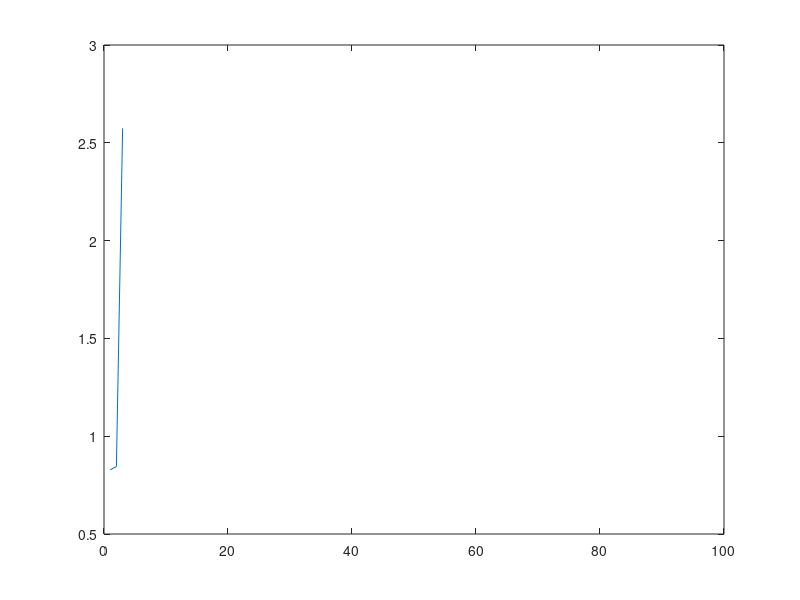

Write the MATLAB code that produced this figure.
clear;
hidden_neurons = 3;
epochs = 100;
N = 10;
% train_inp = [1 1; 1 0; 0 1; 0 0;.1 .9; 0 .1; 1.1 .3;.9 .1];
% train_out = [1; 1; 0; 0;0;0;1;1];
offset = 10; % offset for second class
i_p_train = [randn(2,N) randn(2,N)+offset]'; % inputs
train_out = [zeros(1,N) ones(1,N)]';         % outputs
mu_inp = mean(i_p_train);
sigma_inp = std(i_p_train);
i_p_train = (i_p_train(:,:) - mu_inp(:,1)) / sigma_inp(:,1);
mu_out = mean(train_out);
sigma_out = std(train_out);
train_out = (train_out(:,:) - mu_out(:,1)) / sigma_out(:,1);
n = size(i_p_train,1);
bias = ones(n,1);
i_p_train = [i_p_train bias];
train_out=[];
for i=1:2*N
    train_out=[train_out;[1 0 1]*i_p_train(i,:)'];
end

mu_inp = mean(i_p_train);
sigma_inp = std(i_p_train);
train_inp = (i_p_train(:,:) - mu_inp(:,1)) / sigma_inp(:,1);
mu_out = mean(train_out);
sigma_out = std(train_out);
train_out = (train_out(:,:) - mu_out(:,1)) / sigma_out(:,1);
inputs = size(i_p_train,2);

weight_input_hidden = (randn(inputs,hidden_neurons) - 0.5)/10;
weight_hidden_output = (randn(1,hidden_neurons) - 0.5)/10;
for iter = 1:epochs
   
    a = 1;
    b = a / 10;
    %loop through the patterns, selecting randomly
    for j = 1:n
        p = round((rand * n) + 0.5);
        if p > n
            p = n;
        elseif p < 1
            p = 1;    
        end
        this_pat = i_p_train(p,:);
        act = train_out(p,1);
        hval = ((this_pat*weight_input_hidden))';
        prediction = hval'*weight_hidden_output';
        error = prediction - act;
        delta = error.*b .*hval;
        weight_hidden_output = weight_hidden_output - delta';

        % adjust the weights input - hidden
        delta_IH= a.*error.*weight_hidden_output'.*(1-(hval.^2))*this_pat;
        weight_input_hidden = weight_input_hidden - delta_IH';
        
    end
    prediction = weight_hidden_output*(train_inp*weight_input_hidden)';
    error = prediction' - train_out;
    err(iter) =  (sum(error.^2))^0.5;
    
    figure(1);
    plot(err)
end
%  Information plane calculation
H_Y=.5*log(2*pi*2.71828)+.5*log(det([1; 0 ;1]*[1; 0 ;1]'+eye(3)));
W=(weight_hidden_output)';
H_T=.5*log(2*pi*2.71828)+.5*log(det(W*W'+eye(3)));
H_Y_T=log(2*pi*2.71828)+.5*log((det([W*W'+eye(3) W*[1 ;0 ;1]';[1; 0; 1]*W' [1; 0; 1]*[1;0;1]'+eye(3)])));
I_Y_T=H_Y+H_T-H_Y_T;

p=W*W';
I_X_T=log(det(p+eye(3)))-log(det(eye(3)));
[I_Y_T,I_X_T,iter,err(iter)]